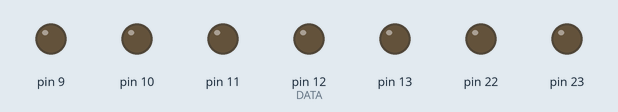
This sketch was run on a simulated Arduino Uno, built with avr-gcc and run on an emulated ATmega328P. Parts: output pins drawn as LEDs (lit = HIGH). At 31.9 s the program stops and its outputs stay as they are.

Above: at 0.1 s.
At 4.9 s:
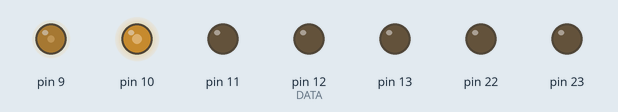
At 29.3 s:
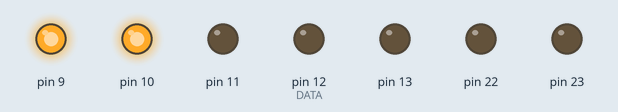
Timing chart, 0 to 30.8 s (numbered marks = the images above):
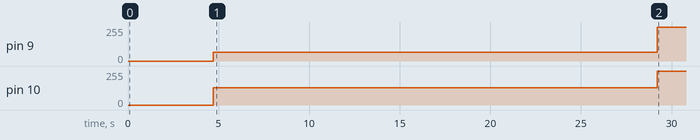

The sketch:

UberChip_2.1J.INO
```cpp
//            UberChip for PU23
//  V2.1J
//  VajskiDs Consoles 2021


//  Refer to Github for install diagrams @ https://github.com/L10N37/tehUberChip_Another_PSX_Modchip


//  V1.1, Installed one today to ship off in this model, why wouldn't I? Spare arduinos on hand, doesn't interfere with the laser after boot and it takes 5 minutes to install.
//  A tidy Mayumi installation can take an hour if you're a trying to be *super neat*.
//  Gave it a quick test and it seems there was a slight oversight, like the PM41 version I have added genuine disc mode (start with lid open) as it was only working
//  with burnt games
//  and displaying Sony Computer Entertainment America with the SCEE string on the black Screen for NTSC US games, and the Sony Europe with SCEE string for copied PAL games
//  and finally, Sony Computer Entertainment Inc. for Japanese games :)

//  V2.00 Used some lower level type code for reading and changing pin states and some general optimisation, added link wire needed for genuine imports
//  at this stage, haven't been able to use software to produce this signal from an arduino.

//  V2.10 Added support for Genuine and Genuine imports without a genuine mode. The ability to disable the chip still remains.
//  The program used to make the calculations spits out a lot of broken code, used a pocket oscilliscope and uploaded a bunch of different settings and desired clock speeds until
//  I had something on the scope that was almost a 1:1 match of the WFCK signal. This signal gets turned off once injections are complete.

//  V2.1J:  Small timing change, fixes: Legend of Mana (JP), was getting antimod flag 50% of the time.
//  13/07/2022 I realised some people might be trying to learn some basic coding using this, so added some more comments

#define DATA 12         // Because we are using pin 12 to send the wuns and zewos, you could use a global integer as well. In fact, this line might not be necessary at all, as i switched to port bits. It's probably safe to delete.
#define databit 4       // Because the 4th bit (well 5th, we start on '0') corresponds to the data pin (D12) in the port.
#define lidbit 0        // Because the the zero'eth bit  in PORTB corresponds to the lid sensing pin (D8), Make sure you check if it's little or big endian.
#define DATAPORT PORTB  // Renamed PORTB to DATAPORT as it's more project specific and makes more sense when I was reading/ writing code.
#define DATAIO DDRB     // Simply Renamed DDRB port to DATAIO (Data Input/ Output), now i can refer to the DDRB register as DATAIO, Cos i felt like it :P
int injectcounter = 0x00; //I initialised this in hex cos it's fancy :D
int bitdelay (3794);    //delay between bits sent to drive controller (MS)
int stringdelay (160);  //delay between string injections
char SCEE[] = "10011010100100111101001010111010010101110100S"; // Because these are the region strings when inverted (1's and Zero's are switched) and the endian is swapped
char SCEA[] = "10011010100100111101001010111010010111110100S"; // I just use the 's'character as an indication of hitting the end of the magic key and calling the delay between strings, before restarting next key injection.
char SCEI[] = "10011010100100111101001010111010010110110100S"; // Note, the start and stop bits were removed when doing the conversions, then replaced. This won't read out as the strings when converted back, you need to remove the start and stop bits.
//DEFAULT 'SCEE' INJECTION, CHANGE IN INJECT() TO SUIT YOUR REGION (x 3 references to character string)

void setup() {
  //Set up the used pins
  DATAIO = 0xFE;        // 0B11111110;         OPPOSITE OF TRISIO! set to ZERO for input, ONE for OUTPUT 13/07/22 (These comments are only here because I'd just finished porting across to PIC ASM and it uses the opposite, after all that debugging I kept mixing these up)
  DATAPORT = 0x00;      // write all port b outputs low

// 13/07/2022; ^Because I want to confuse people more nooby than me, and it's lower level code (that's always more efficient)
// I am simply setting the I/O port bits to set the pins to Input/Output instead the high level way on previous versions
// I also used a port to set the pins hight or low, instead of the high level way.
// After that, i simply converted it from bits to hex, just to be an asshole ...and once again, confuse the shit out of nooblets (I am a noob too :P )

}
void Genuine() {              //Genuine disc mode (start PSX with lid open, then close)
  Genuine();
}

void NewDisc() {
  do
  {
    delay (1500); //This delay isn't actually necessary, it just checks whether you've closed the drive lid every 1.5 seconds.
  }
  while (bitRead (DATAPORT, lidbit) == 1);
  inject();
}

void DriveLidStatus() {
  TCCR1B = 0x18;                // 0001 1000, Disable Timer Clock
  bitClear (DATAIO, databit);  // OPPOSITE OF TRISIO! set to ZERO for input, ONE for OUTPUT
  injectcounter = 0;

  if (bitRead (DATAPORT, lidbit) == 0) {
    delay (1350) ; //This delay isn't actually necessary, it just checks whether the lid is closed every 1.35s
  }
  else if (bitRead (DATAPORT, lidbit) == 1) {
    delay (1350); //This delay isn't actually necessary, there's just a 1.35s gap between finding out the lid is now open, to jumping to NewDisc()
    NewDisc();
  }
  DriveLidStatus();                           //forms a conditional if loop
}

void inject() {

// GATE WIRE SETUP***************************************
// RTM_TimerCalc 1.30,  RuntimeMicro.com
// Timer-1 Mode_14_16Bit_Fast_TOP_is_ICR

TCCR1B = 0x18; // 0001 1000, Disable Timer Clock
TCCR1A = 0xA2; // 1010 0010

ICR1 = 2205-1;
OCR1A = (int) (ICR1 * 0.25);
OCR1B = (int) (ICR1 * 0.50);
TCNT1=0x0;
TCCR1B |= 1; // Prescale=1, Enable Timer Clock
//********************************************************
  do
  {

    for (byte i = 0; i < sizeof(SCEE) - 1; i++)

      if (SCEE[i] == '0')
      {
        bitWrite (DATAIO, databit, 1);  // OPPOSITE OF TRISIO! set to ZERO for input, ONE for OUTPUT
        bitClear (DATAPORT, databit);
        delayMicroseconds (bitdelay);
      }
      else if (SCEE[i] == '1')
      {
        bitClear (DATAIO, databit);     // OPPOSITE OF TRISIO! set to ZERO for input, ONE for OUTPUT
        delayMicroseconds(bitdelay);
      }
      else if (bitRead (DATAPORT, lidbit) == 1)
      {
        DriveLidStatus();
      }
      else if (SCEE[i] == 'S')
      {
        injectcounter++;
        delay (stringdelay);
      }
  }
  while (injectcounter < 75);
}

void loop()
{
  if (injectcounter >= 75) {
    DriveLidStatus();
  }

  if (bitRead (DATAPORT, lidbit) == 1) {
    pinMode (DATA, INPUT);
    Genuine();              // Disable uberchip
  }
  delay (4700);             //start-up delay
  inject();
}
```

Measured:
- by itself, pin 9: 0/255 → 64/255 at 4.7 s, → 255/255 24.5 s later
- by itself, pin 10: 0/255 → 128/255 at 4.7 s, → 255/255 24.5 s later
